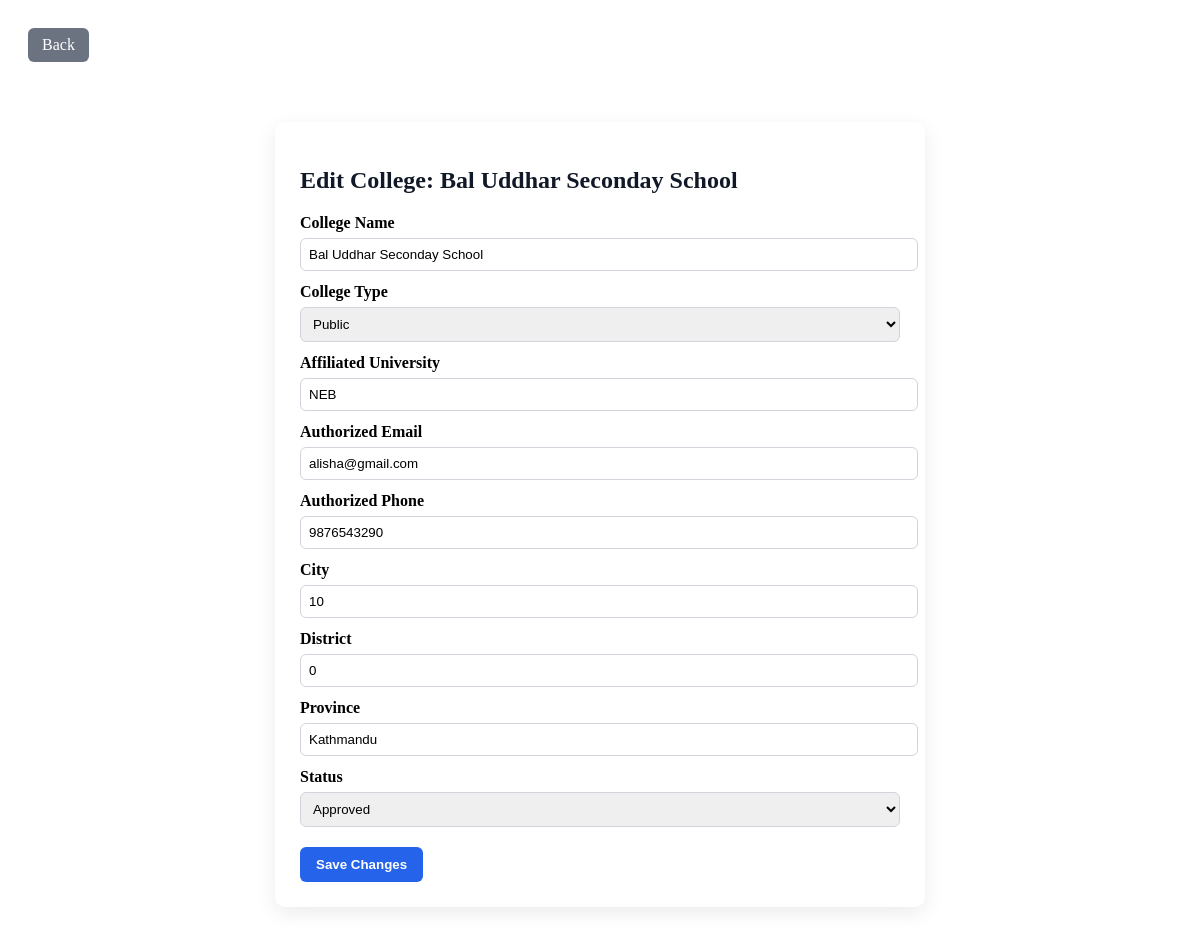
Page /html/Admin/editCollege.php?id=11 on the committed database.
### tables this page shows
CREATE TABLE `colleges` (
  `college_id` int(11) NOT NULL,
  `college_name` varchar(255) NOT NULL,
  `college_type` enum('Public','Private','Autonomous') NOT NULL,
  `affiliated_university` varchar(255) NOT NULL,
  `registration_number` varchar(100) NOT NULL,
  `accreditation_level` varchar(5) DEFAULT NULL,
  `established_year` year(4) NOT NULL,
  `province` varchar(100) NOT NULL,
  `district` varchar(100) NOT NULL,
  `city` varchar(100) NOT NULL,
  `full_address` text NOT NULL,
  `website` varchar(255) DEFAULT NULL,
  `authorized_name` varchar(150) NOT NULL,
  `designation` enum('Placement Officer','HOD','Principal') NOT NULL,
  `authorized_email` varchar(150) NOT NULL,
  `authorized_phone` varchar(20) NOT NULL,
  `alternate_phone` varchar(20) DEFAULT NULL,
  `username` varchar(100) NOT NULL,
  `password` varchar(255) NOT NULL,
  `status` enum('Pending','Approved','Rejected') DEFAULT 'Pending',
  `created_at` timestamp NOT NULL DEFAULT current_timestamp()
);

### html/Admin/editCollege.php (the view, shortened to what this page needs)
<?php
require_once "db_aadminconnect.php";
$college_id = intval($_GET['id'] ?? 0);
$stmt = $conn->prepare("SELECT * FROM colleges WHERE college_id=? LIMIT 1");
$stmt->bind_param("i", $college_id);
$stmt->execute();
$result = $stmt->get_result();
$college = $result->fetch_assoc();
?>
<!DOCTYPE html>
<html lang="en">
<head>
  <link rel="stylesheet" href="editCollege.css">
</head>
<body>
  <a href="AdminDashboard.php" class="btn-back"><i class="fa-solid fa-arrow-left"></i> Back</a>
  <div class="edit-container">
    <h2>Edit College: <?php echo htmlspecialchars($college['college_name']); ?></h2>
    <form method="post">
      <label>College Name</label>
      <input type="text" name="college_name" value="<?php echo htmlspecialchars($college['college_name']); ?>" required>
      <label>College Type</label>
      <select name="college_type" required>
        <option value="Public" <?php if($college['college_type']=="Public") echo "selected"; ?>>Public</option>
      </select>
      <label>Affiliated University</label>
      <input type="text" name="affiliated_university" value="<?php echo htmlspecialchars($college['affiliated_university']); ?>" required>
      <label>Authorized Email</label>
      <input type="email" name="authorized_email" value="<?php echo htmlspecialchars($college['authorized_email']); ?>" required>
      <label>Authorized Phone</label>
      <input type="text" name="authorized_phone" value="<?php echo htmlspecialchars($college['authorized_phone']); ?>" required>
      <label>City</label>
      <input type="text" name="city" value="<?php echo htmlspecialchars($college['city']); ?>" required>
      <label>District</label>
      <input type="text" name="district" value="<?php echo htmlspecialchars($college['district']); ?>" required>
      <label>Province</label>
      <input type="text" name="province" value="<?php echo htmlspecialchars($college['province']); ?>" required>
      <label>Status</label>
      <select name="status" required>
        <option value="Approved" <?php if($college['status']=="Approved") echo "selected"; ?>>Approved</option>
      </select>
      <button type="submit" class="btn-save">Save Changes</button>
    </form>
  </div>
</body>
</html>

### html/Admin/editCollege.css (style rules this page uses)
.edit-container { max-width: 600px; margin: 40px auto; background: #fff; padding: 25px; border-radius: 10px; box-shadow: 0 6px 20px rgba(0,0,0,0.08); }
.edit-container h2 { margin-bottom: 20px; color: #111827; }
label { display: block; margin-top: 12px; font-weight: 600; }
input, select { width: 100%; padding: 8px; margin-top: 6px; border: 1px solid #d1d5db; border-radius: 6px; }
.btn-save { margin-top: 20px; background: #2563eb; color: #fff; padding: 10px 16px; border: none; border-radius: 6px; font-weight: 600; cursor: pointer; }
.btn-back { display: inline-block; margin: 20px; background: #6b7280; color: #fff; padding: 8px 14px; border-radius: 6px; text-decoration: none; }

### rows in the picture
colleges: college_name "Bal Uddhar Seconday School", college_type "Public", affiliated_university "NEB", authorized_email "alisha@gmail.com", authorized_phone "9876543290", city "10", district "0", province "Kathmandu", status "Approved"
